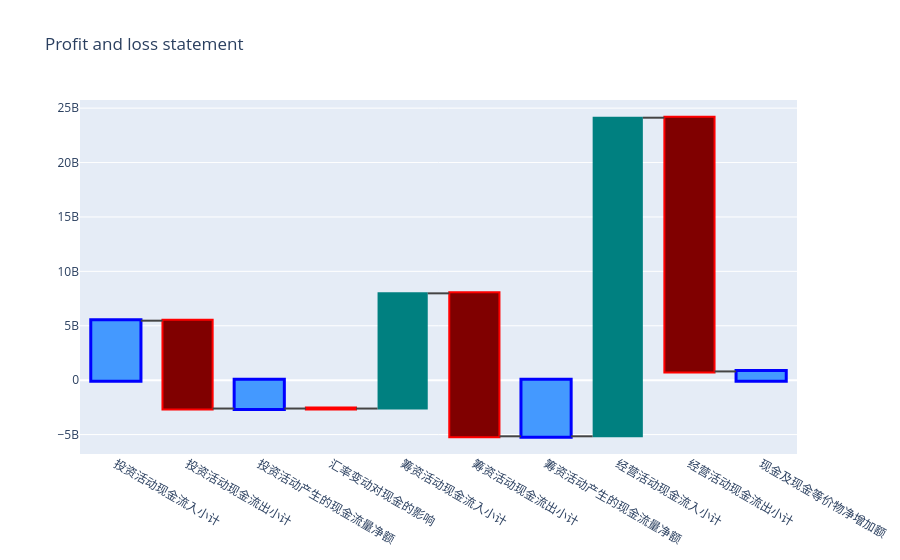

The notebook cell saved with this chart:
### Code cell
import plotly.graph_objects as go

fig = go.Figure(go.Waterfall(
    x = waterfin.cnName.tolist(),
    measure = ["absolute", "relative", "total", "relative", "relative", "relative", "total", "relative", "relative","total"],
    y = waterfin["vol"].tolist(), base = 0,
    decreasing = {"marker":{"color":"Maroon", "line":{"color":"red", "width":2}}},
    increasing = {"marker":{"color":"Teal"}},
    totals = {"marker":{"color":"deep sky blue", "line":{"color":"blue", "width":3}}}
))

fig.update_layout(title = "Profit and loss statement", waterfallgap = 0.3)

fig.show()

### Figure 1 — Plotly figure (JSON) as saved in the notebook; plotly's stock layout.template omitted (floating-point values rounded to 4 significant figures)
{"data": [{"base": 0, "decreasing": {"marker": {"color": "Maroon", "line": {"color": "red", "width": 2}}}, "increasing": {"marker": {"color": "Teal"}}, "measure": ["absolute", "relative", "total", "relative", "relative", "relative", "total", "relative", "relative", "total"], "totals": {"marker": {"color": "deep sky blue", "line": {"color": "blue", "width": 3}}}, "type": "waterfall", "x": ["投资活动现金流入小计", "投资活动现金流出小计", "投资活动产生的现金流量净额", "汇率变动对现金的影响", "筹资活动现金流入小计", "筹资活动现金流出小计", "筹资活动产生的现金流量净额", "经营活动现金流入小计", "经营活动现金流出小计", "现金及现金等价物净增加额"], "y": [5466569728, -8073699328, -2607129344, -1967000.0, 10588354560, -13138664448, -2550310144, 29280997376, -23319326720, 802263360]}], "layout": {"title": {"text": "Profit and loss statement"}, "waterfallgap": 0.3}}
